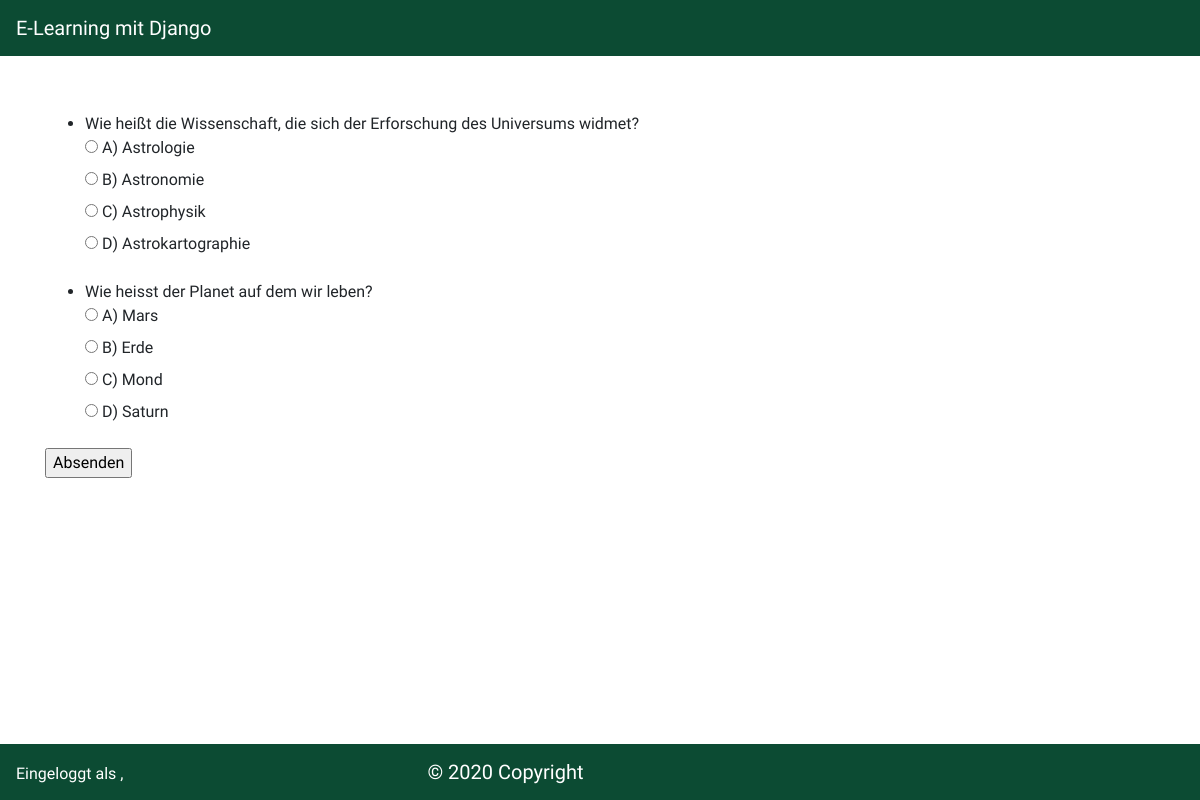
/appelearning/overview/course/maketest/9, run on the app's committed database.
### appelearning/models.py (models this page shows, shortened)
class MultipleChoiceQuestion(models.Model):
    test = models.ForeignKey(MultipleChoiceTest, on_delete=models.CASCADE)
    question_text = models.CharField(max_length = 200)

class MultipleChoiceChoice(models.Model):
    class answer_choice(models.TextChoices):
        RIGHT = ('Richtig')
        FALSE = ('Falsch')
    question = models.ForeignKey(MultipleChoiceQuestion, on_delete=models.CASCADE)
    choice_text = models.CharField(max_length=200)
    is_answer_right = models.CharField(max_length=10, choices=answer_choice.choices, default=answer_choice.FALSE)

### appelearning/views.py (the view)
# urls.py: path('/overview/course/maketest/<int:pk>', views.MakeTestView.as_view(), name='maketest'),
class MakeTestView(generic.DetailView):
    template_name = 'appelearning/make_test.html'
    model = MultipleChoiceTest

### appelearning/templates/appelearning/make_test.html (shortened to what this page needs)
<!DOCTYPE html>
<html lang="en">
<head>
    {% load static %}
    <link rel= "stylesheet" type="text/css" href="{% static 'appelearning/css/bootstrap.min.css' %}">
    <link rel="stylesheet" type="text/css" href="{% static 'appelearning/css/style.css' %}">
</head>
<body>
    <nav class="navbar navbar-dark bg-dark">
        <span class="navbar-brand mb-0 h1">
            E-Learning mit Django
        </span>
    </nav>
    <div class="container" style="margin-top: 5vh;">
        <div class="row">
            <div class="col-sm-12">
               <form action="{% url 'appelearning:checkSolutions'%}" method="post">
                    <ul>
                        {% for question in multiplechoicetest.multiplechoicequestion_set.all %}
                       <p>
                            <li>
                                {{question.question_text}} <br />
                                {% for choice in question.multiplechoicechoice_set.all %}
                                <input type = "radio" name="choice{{question.id}}" id="choice {{ forloop.counter }}" value="{{ choice.id }}">
                                <label for="choice {{ for.counter }}">
                                    {{ choice.choice_text }}
                                </label><br>
                            {% endfor %}
                            </li>
                        </p>
                       {% endfor %}
                    </ul>
                    <input type="submit" value="Absenden">
                </form>
            </div>
        </div>
    </div>
    <footer class="footer-copyright fixed-bottom navbar-dark bg-dark py-2">
        <span style="color: white !important; margin-left: 1em !important;">
            Eingeloggt als {{user.last_name}}, {{user.first_name}}
        </span>
        <span class="navbar-brand mb-0 text-center" style="margin-left: 15em !important;">
                © 2020 Copyright
        </span>
    </footer>
</body>
</html>

### appelearning/static/appelearning/css/style.css (style rules this page uses)
body { font-family: 'Raleway', sans-serif !important; }
.bg-dark { background-color: #0C4B33 !important; }

### data on the page
MultipleChoiceQuestion: question_text "Wie heißt die Wissenschaft, die sich der Erforschung des Universums widmet?"
MultipleChoiceChoice: choice_text "A) Astrologie"
MultipleChoiceChoice: choice_text "B) Astronomie"
MultipleChoiceChoice: choice_text "C) Astrophysik"
MultipleChoiceChoice: choice_text "D) Astrokartographie"
MultipleChoiceQuestion: question_text "Wie heisst der Planet auf dem wir leben?"
MultipleChoiceChoice: choice_text "A) Mars"
MultipleChoiceChoice: choice_text "B) Erde"
MultipleChoiceChoice: choice_text "C) Mond"
MultipleChoiceChoice: choice_text "D) Saturn"
